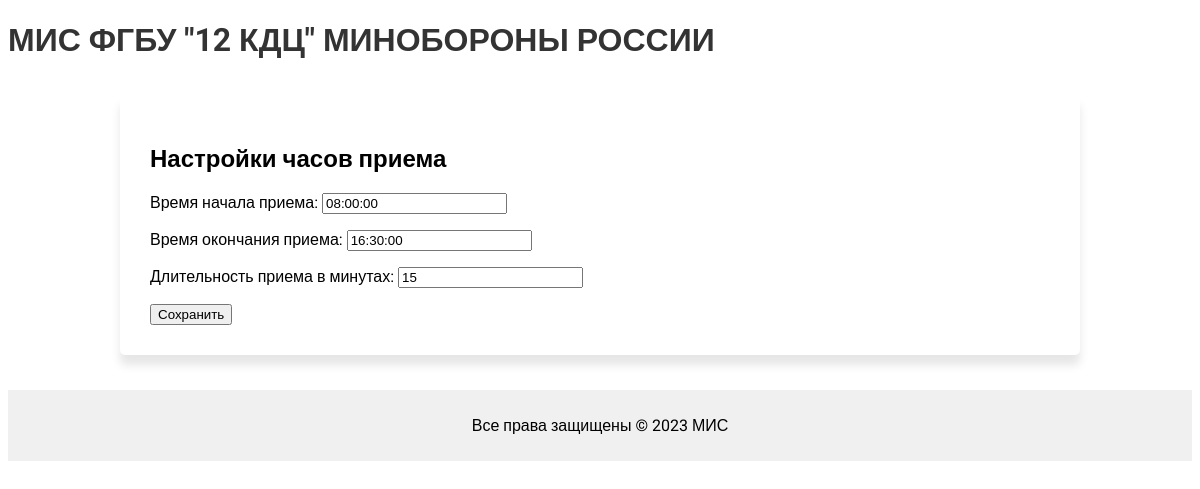
Page /doctor/1/schedule-settings/ on the committed database.
### medical/models.py (models this page shows, shortened)
class Doctor(models.Model):
    user = models.OneToOneField(User, on_delete=models.CASCADE)
    last_name = models.CharField(verbose_name='Фамилия', max_length=100)
    first_name = models.CharField(verbose_name='Имя', max_length=100)
    middle_name = models.CharField(verbose_name='Отчество', max_length=50)
    specialization = models.CharField(verbose_name='Должность', max_length=100)
    contact_number = models.CharField(verbose_name='Телефон', max_length=20)
    start_time = models.TimeField(verbose_name='Время начала приема')
    end_time = models.TimeField(verbose_name='Время окончания приема')
    appointment_duration = models.PositiveIntegerField(verbose_name='Длительность приема в минутах')

### medical/views.py (the view)
# urls.py: path('doctor/<int:doctor_id>/schedule-settings/', views.doctor_schedule_settings, name='doctor_schedule_settings'),
def doctor_schedule_settings(request, doctor_id):
    doctor = get_object_or_404(Doctor, id=doctor_id)
    if request.method == 'POST':
        form = DoctorScheduleForm(request.POST, instance=doctor)
        if form.is_valid():
            form.save()
            create_appointments(doctor)
            return redirect('doctor_dashboard')
    else:
        form = DoctorScheduleForm(instance=doctor)
    return render(request, 'doctor_schedule_settings.html', {'doctor': doctor, 'form': form})

### medical/forms.py
class DoctorScheduleForm(forms.ModelForm):
    class Meta:
        model = Doctor
        fields = ['start_time', 'end_time', 'appointment_duration']

### medical/context_processors.py (called while the page is built)
def is_medregistrator(request):
    return {
        'is_medregistrator': request.user.groups.filter(name='Медрегистратор').exists()
    }

def is_doctor(request):
    return {
        'is_doctor': request.user.groups.filter(name='Doctors').exists()
    }

### medical/templates/doctor_schedule_settings.html (shortened to what this page needs)
{% extends 'base.html' %}
{% block content %}
<h2>Настройки часов приема</h2>
<form method="post" action="{% url 'doctor_schedule_settings' doctor.id %}">
    {{ form.as_p }}
    <button type="submit">Сохранить</button>
</form>
{% endblock %}

### medical/static/styles.css (style rules this page uses)
body { font-family: "Roboto", Arial, sans-serif; }
h1, h2, h3, h4, h5, h6 { font-family: "Roboto", Arial, sans-serif; font-weight: bold; }

### rows in the picture
Doctor: start_time "08:00:00", end_time "16:30:00", appointment_duration "15"
